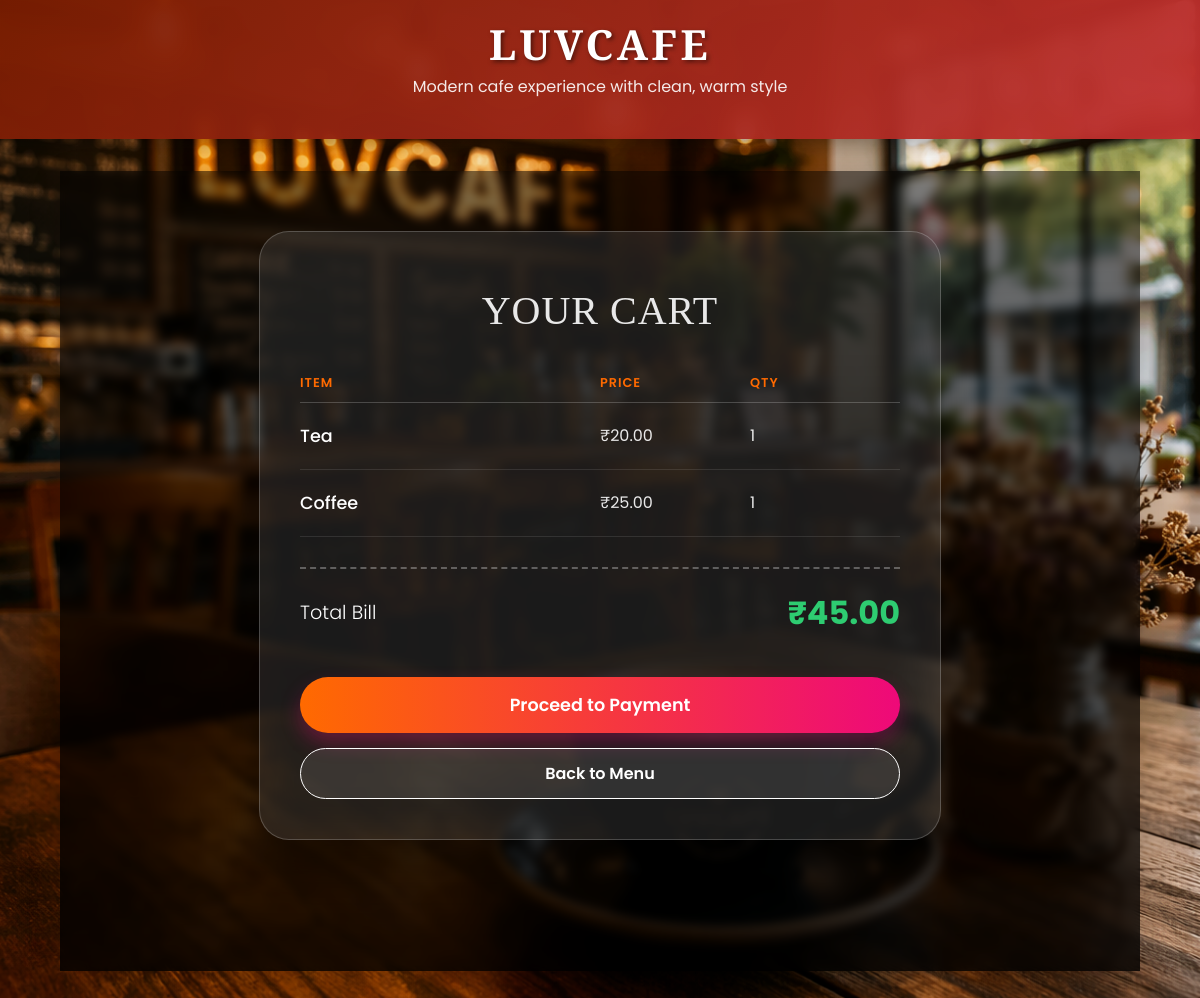
/view_cart/ (signed in), run on the app's committed database.
### Luvcafe/models.py (models this page shows, shortened)
class OrderItem(models.Model):
    order = models.ForeignKey(Order, on_delete=models.CASCADE)
    item = models.ForeignKey(Tastes, on_delete=models.CASCADE)
    quantity = models.IntegerField(default=1)

class Tastes(models.Model):
    tastes = models.CharField(max_length=100)
    price = models.DecimalField(max_digits=6, decimal_places=2)

### Luvcafe/views.py (the view)
# urls.py: path('view_cart/', views.view_cart, name='view_cart'),
def view_cart(request):
    order = Order.objects.filter(user=request.user).last()
    items = OrderItem.objects.filter(order=order)
    total = 0
    for i in items:
        i.subtotal = i.item.price * i.quantity
        total += i.item.price * i.quantity
    return render(request, 'view_cart.html', {
        'items': items,
        'total': total
    })

### Luvcafe/templates/view_cart.html (shortened to what this page needs)
{% extends 'base.html' %}
{% load static %}
{% block content %}
<div class="cart-container">
    <div class="cart-card">
        <h2>Your Cart</h2>
        {% if items %}
            <div class="cart-items">
                <div class="cart-header-row">
                    <span>Item</span>
                    <span>Price</span>
                    <span>Qty</span>
                </div>
                {% for item in items %}
                <div class="cart-item-row">
                    <span class="item-name">{{ item.item.tastes }}</span>
                    <span class="item-price">₹{{ item.item.price }}</span>
                    <span class="item-qty">{{ item.quantity }}</span>
                </div>
                {% endfor %}
            </div>
            <div class="total-section">
                <span class="total-label">Total Bill</span>
                <span class="total-amount">₹{{ total }}</span>
            </div>
        {% else %}
            <div class="empty-msg">
                <p>Your cart is looking a bit lonely...</p>
            </div>
        {% endif %}
        <div class="cart-actions">
            {% if items %}
            <a href="#" class="btn-checkout">Proceed to Payment</a>
            {% endif %}
            <a href="{% url 'menu' %}" class="btn-menu">Back to Menu</a>
        </div>
    </div>
</div>
{% endblock %}

### Luvcafe/static/css/base.css (style rules this page uses)
h2 { font-weight: 300; color: rgba(255, 255, 255, 0.9); font-size: 1.4rem; margin-top: 15px; margin-bottom: 40px; letter-spacing: 2px; text-transform: uppercase; }
body { font-family: 'Segoe UI', Tahoma, Geneva, Verdana, sans-serif; color: #ffffff; margin: 0; padding: 0; }

### data on the page
OrderItem: item.tastes "Tea", item.price "20.00", quantity "1"
OrderItem: item.tastes "Coffee", item.price "25.00", quantity "1"

### other printed values
{{ total }} "45.00"
